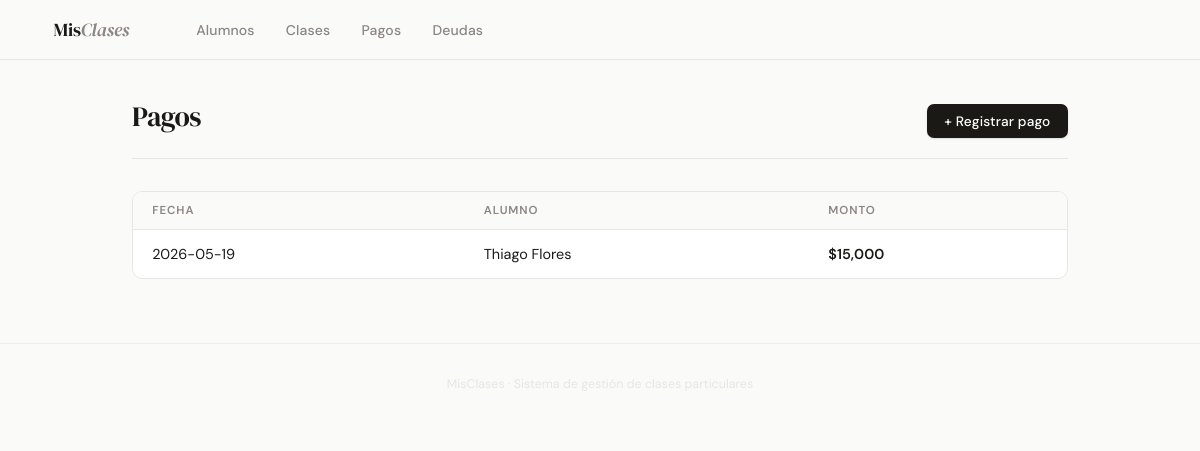
Screenshot of /pagos with the database file from the repository.
### tables this page shows
CREATE TABLE pagos (
    id        INTEGER PRIMARY KEY AUTOINCREMENT,
    id_alumno INTEGER NOT NULL REFERENCES alumnos(id),
    fecha     DATE NOT NULL,
    monto     REAL NOT NULL
);

CREATE TABLE alumnos (
    id          INTEGER PRIMARY KEY AUTOINCREMENT,
    nombre      TEXT NOT NULL,
    telefono    TEXT,
    año_curso   TEXT,
    id_colegio  INTEGER REFERENCES colegios(id),
    id_docente  INTEGER REFERENCES docentes(id)
);

### app.py (the view)
@app.route("/pagos")
def pagos():
    conn = get_db()
    lista = conn.execute("""
        SELECT p.id, p.fecha, a.nombre AS alumno, p.monto
        FROM pagos p
        JOIN alumnos a ON p.id_alumno = a.id
        ORDER BY p.fecha DESC
    """).fetchall()
    conn.close()
    return render_template("pagos.html", pagos=lista)

### app.py (called while the page is built)
def get_db():
    conn = sqlite3.connect(DB)
    conn.row_factory = sqlite3.Row  # permite acceder a columnas por nombre
    conn.execute("PRAGMA foreign_keys = ON")
    return conn

### templates/pagos.html (shortened to what this page needs)
{% extends "base.html" %}
{% block content %}
<div class="page-header">
    <h1>Pagos</h1>
    <a href="/pagos/nuevo" class="btn btn-primary">+ Registrar pago</a>
</div>
<div class="table-wrap">
    <table>
        <thead>
            <tr>
                <th>Fecha</th>
                <th>Alumno</th>
                <th>Monto</th>
            </tr>
        </thead>
        <tbody>
            {% for p in pagos %}
            <tr>
                <td>{{ p.fecha }}</td>
                <td>{{ p.alumno }}</td>
                <td class="amount amount-total">${{ "{:,.0f}".format(p.monto) }}</td>
            </tr>
            {% else %}
            <tr class="empty-row">
                <td colspan="3">No hay pagos registrados todavía.</td>
            </tr>
            {% endfor %}
        </tbody>
    </table>
</div>
{% endblock %}

### templates/base.html (style rules this page uses)
:root { --bg: #fafaf8; --surface: #ffffff; --border: #e8e6e0; --border2: #f0ede8; --text: #1a1916; --muted: #8a8680; --accent: #2563eb; --accent-bg: #eff6ff; --success: #15803d; --success-bg:#f0fdf4; --danger: #dc2626; --danger-bg: #fef2f2; --nav-h: 60px; }
*, *::before, *::after { box-sizing: border-box; margin: 0; padding: 0; }
html { scroll-behavior: smooth; }
body { font-family: 'DM Sans', sans-serif; background: var(--bg); color: var(--text); min-height: 100vh; -webkit-font-smoothing: antialiased; }
.page-header { display: flex; align-items: baseline; justify-content: space-between; margin-bottom: 2rem; padding-bottom: 1.25rem; border-bottom: 1px solid var(--border); }
h1 { font-family: 'DM Serif Display', Georgia, serif; font-size: 1.75rem; font-weight: 400; color: var(--text); letter-spacing: -0.02em; line-height: 1.2; }
.table-wrap { background: var(--surface); border: 1px solid var(--border); border-radius: 10px; overflow: hidden; }
table { width: 100%; border-collapse: collapse; }
thead tr { border-bottom: 1px solid var(--border); }
th { padding: 0.7rem 1.2rem; text-align: left; font-size: 0.72rem; font-weight: 600; text-transform: uppercase; letter-spacing: 0.08em; color: var(--muted); background: var(--bg); }
td { padding: 0.85rem 1.2rem; font-size: 0.9rem; border-bottom: 1px solid var(--border2); color: var(--text); line-height: 1.4; }
tr:last-child td { border-bottom: none; }
tbody tr { transition: background 0.1s; }
.btn { display: inline-flex; align-items: center; gap: 0.4rem; padding: 0.5rem 1.1rem; border-radius: 7px; font-size: 0.855rem; font-weight: 500; font-family: 'DM Sans', sans-serif; text-decoration: none; cursor: pointer; border: none; transition: background 0.15s, box-shadow 0.15s, transform 0.1s; letter-spacing: 0.01em; }
.btn-primary { background: var(--text); color: #fff; box-shadow: 0 1px 2px rgba(0,0,0,0.12); }
.amount { font-variant-numeric: tabular-nums; }
.amount-total { font-weight: 600; }

### rows the page displays
pagos: fecha "2026-05-19", alumno "Thiago Flores", monto "15,000"
